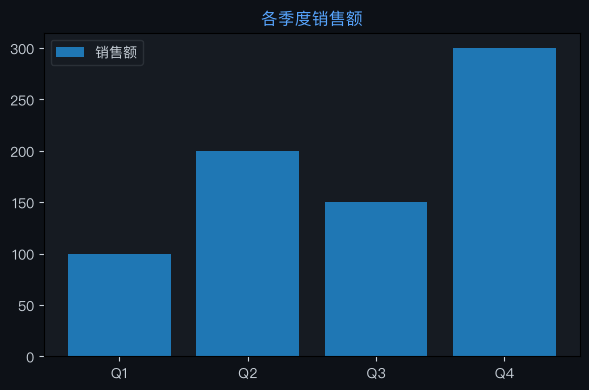

Python code for this plot:
import matplotlib
matplotlib.use('Agg')
import matplotlib.pyplot as plt
import matplotlib.font_manager as fm
import json

for f in fm.fontManager.ttflist:
    if 'PingFang' in f.name:
        plt.rcParams['font.family'] = f.name
        break
plt.rcParams['axes.unicode_minus'] = False

labels = ["Q1","Q2","Q3","Q4"]
datasets = [{"label":"销售额","data":[100,200,150,300]}]
chartType = "bar"

fig, ax = plt.subplots(figsize=(6, 4))
fig.patch.set_facecolor('#0d1117')
ax.set_facecolor('#161b22')
ax.tick_params(colors='#c9d1d9')

if chartType == 'pie':
    wedges, texts, autotexts = ax.pie(datasets[0]['data'], labels=labels, autopct='%1.1f%%',
        colors=['#238636','#1f6feb','#d29922','#f85149','#a371f7','#3fb950'],
        textprops={'color':'#c9d1d9'})
else:
    for ds in datasets:
        if chartType == 'bar':
            ax.bar(labels, ds['data'], label=ds['label'])
        elif chartType == 'line':
            ax.plot(labels, ds['data'], marker='o', label=ds['label'])
    ax.legend(facecolor='#161b22', edgecolor='#30363d', labelcolor='#c9d1d9')

ax.set_title("各季度销售额", color='#58a6ff', fontsize=12)
plt.tight_layout()
plt.savefig("/Users/wisonzhu/projects/ag-ui-demo/.tmp/chart_x2z144.png", dpi=100, bbox_inches='tight', facecolor='#0d1117')
